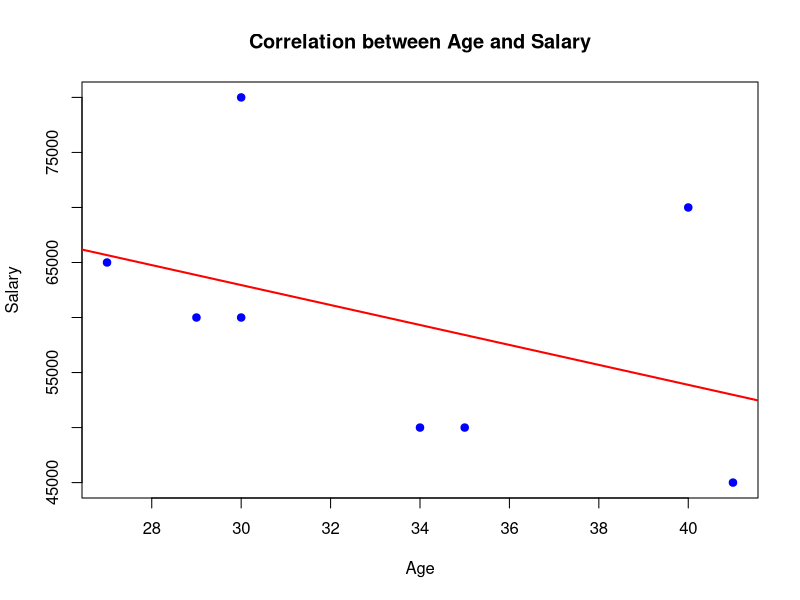
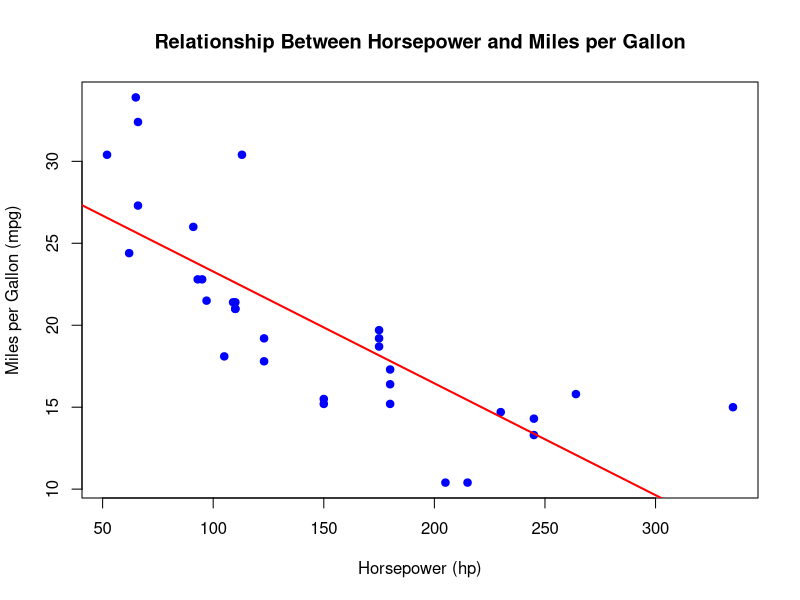
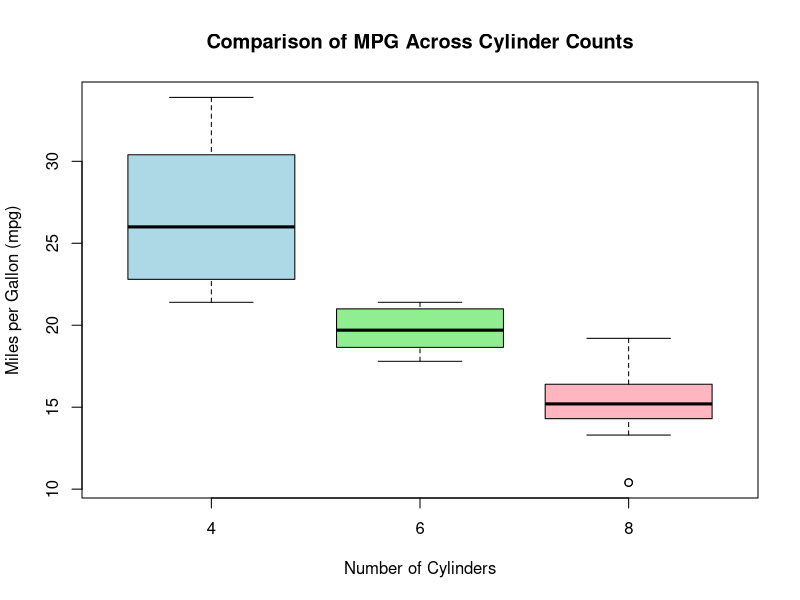
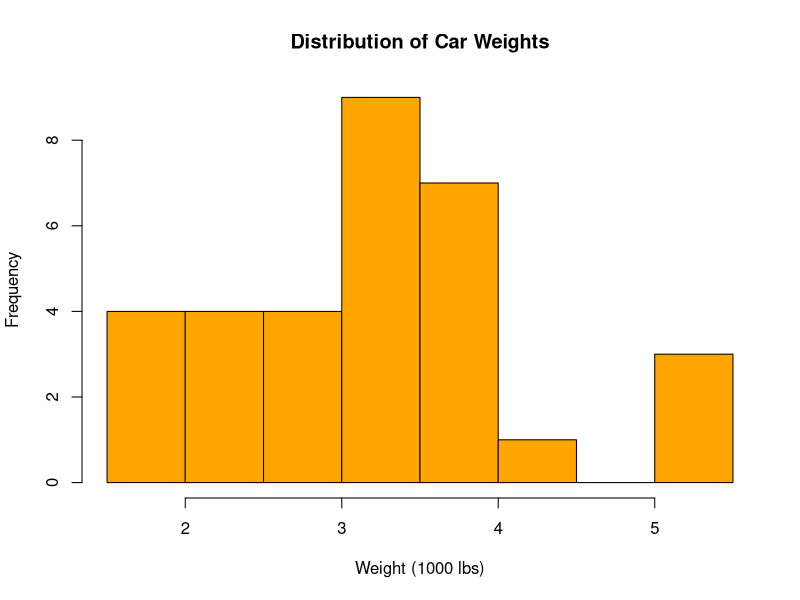

Write R code to recreate these figures, in order.


# Question no 2: Applying Vector and List Concepts on Employee Dataset


# (i) Salary Vector and Average Salary
salary <- c(50000, 60000, 70000, 80000, 50000, 65000, 45000, 60000)
average_salary <- mean(salary)

cat("Salary Vector:", salary, "\n")
cat("Average Salary:", average_salary, "\n\n")

# (ii) Age Vector and Find Minimum and Maximum Age
ages <- c(34, 29, 40, 30, 35, 27, 41, 30)
min_age <- min(ages)
max_age <- max(ages)
cat("Age Vector:", ages, "\n")
cat("Minimum Age:", min_age, "\n")
cat("Maximum Age:", max_age, "\n\n")

# (iii) List for a Single Employee
employee <- list(Name = "Z", Department = "Finance", Age = 40, Salary = 70000)
cat("Employee Details:\n")
print(employee)
cat("\n")

# (iv) Lists vs Vectors Example:
vec <- c(10, 20, 30)
lst <- list(Name = "John", Age = 28, Department = "HR", Salary = 50000)
cat("Vector Example:\n")
print(vec)
cat("\nList Example:\n")
print(lst)
cat("\n")

# (v) Dataset Creation and Statistical Analysis
Emp_ID <- c("E1","E2","E3","E4","E5","E6","E7","E8")
Name <- c("X","Y","Z","X","Y","Z","X","Y")
Age <- c(34, 29, 40, 30, 35, 27, 41, 30)
Dept <- c("HR","IT","Finance","Marketing","HR","IT","Finance","Marketing")
Salary <- c(50000, 60000, 70000, 80000, 50000, 65000, 45000, 60000)
Gender <- c("Male","Female","Male","Female","Male","Female","Male","Female")
Experience <- c(5,3,10,4,2,7,9,6)
employees <- data.frame(Emp_ID, Name, Age, Dept, Salary, Gender, Experience)
mean_salary <- mean(employees$Salary)
sd_salary <- sd(employees$Salary)
correlation <- cor(employees$Age, employees$Salary)
cat("Mean Salary:", mean_salary, "\n")
cat("Standard Deviation of Salary:", sd_salary, "\n")
cat("Correlation between Age and Salary:", correlation, "\n\n")

# Optional visualization: Scatter plot (Age vs Salary)
plot(employees$Age, employees$Salary,
     main = "Correlation between Age and Salary",
     xlab = "Age", ylab = "Salary",
     pch = 19, col = "blue")
abline(lm(Salary ~ Age, data = employees), col = "red", lwd = 2)

# Question no 3 : Visualization using Built-in Dataset (mtcars)

# Load dataset
data(mtcars)

# (a) Scatter Plot: Horsepower vs Miles per Gallon
plot(mtcars$hp, mtcars$mpg,
     main = "Relationship Between Horsepower and Miles per Gallon",
     xlab = "Horsepower (hp)",
     ylab = "Miles per Gallon (mpg)",
     pch = 19, col = "blue")
abline(lm(mpg ~ hp, data = mtcars), col = "red", lwd = 2)

# (b) Boxplot: MPG across Cylinder Counts
boxplot(mpg ~ cyl, data = mtcars,
        main = "Comparison of MPG Across Cylinder Counts",
        xlab = "Number of Cylinders",
        ylab = "Miles per Gallon (mpg)",
        col = c("lightblue", "lightgreen", "lightpink"))

# (c) Histogram: Car Weights
hist(mtcars$wt,
     breaks = 8,
     main = "Distribution of Car Weights",
     xlab = "Weight (1000 lbs)",
     ylab = "Frequency",
     col = "orange",
     border = "black")



